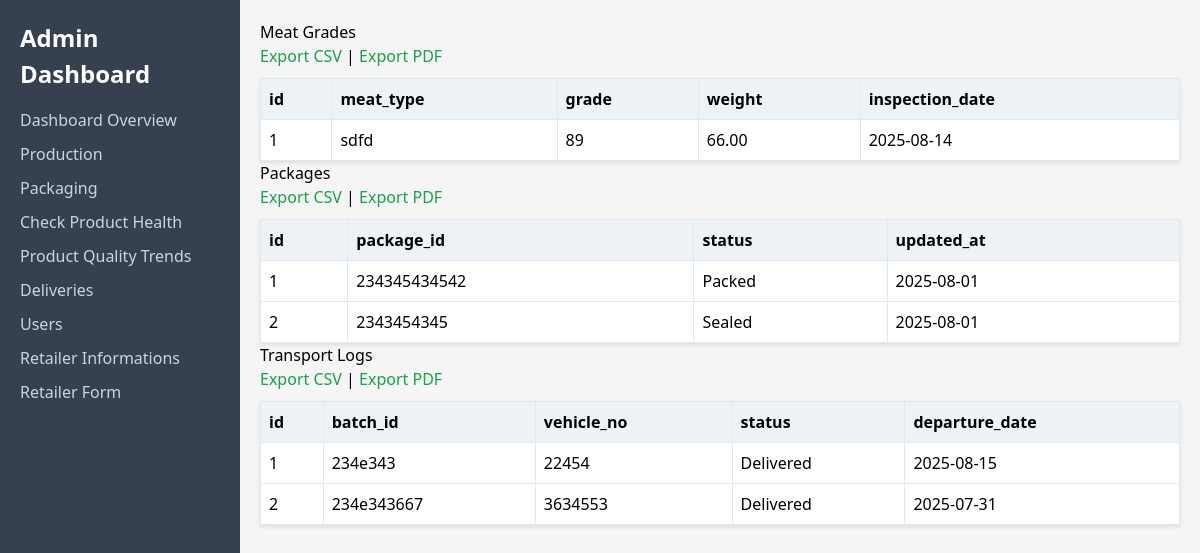
Page /dashboard.php on the committed database.
### tables this page shows
CREATE TABLE `meat_grades` (
  `id` int(11) NOT NULL,
  `meat_type` varchar(100) NOT NULL,
  `grade` varchar(50) NOT NULL,
  `weight` decimal(10,2) NOT NULL,
  `inspection_date` date NOT NULL
);

CREATE TABLE `packages` (
  `id` int(11) NOT NULL,
  `package_id` varchar(100) NOT NULL,
  `status` varchar(50) NOT NULL,
  `updated_at` date NOT NULL
);

CREATE TABLE `transport_logs` (
  `id` int(11) NOT NULL,
  `batch_id` varchar(100) NOT NULL,
  `vehicle_no` varchar(50) NOT NULL,
  `status` varchar(50) NOT NULL,
  `departure_date` date NOT NULL
);

### dashboard.php (the view, shortened to what this page needs)
<?php
include('config.php');
function fetchData($conn, $table) {
    $result = mysqli_query($conn, "SELECT * FROM $table");
    return mysqli_fetch_all($result, MYSQLI_ASSOC);
}
$meat_grades = fetchData($conn, 'meat_grades');
$packages = fetchData($conn, 'packages');
$transport_logs = fetchData($conn, 'transport_logs');
?>
<!DOCTYPE html>
<html lang="en">
<head>
  <script src="https://cdn.tailwindcss.com"></script>
</head>
<body>
  <div class="sidebar">
    <h1>Admin Dashboard</h1>
    <a href="frontend/admindash.html">Dashboard Overview</a>
    <a href="frontend/production.html">Production</a>
    <a href="frontend/packaging.php">Packaging</a>
    <a href="frontend/health.html">Check Product Health</a>
    <a href="frontend/quality.php">Product Quality Trends</a>
    <a href="frontend/delivery.php">Deliveries</a>
    <a href="frontend/people.html">Users</a>
    <a href="index.php">Retailer Informations</a>
    <a href="adduser.php">Retailer Form</a>
  </div>
  <div class="content">
    <h2>Meat Grades</h2>
    <a href="export.php?table=meat_grades&type=csv" class="text-green-600 hover:underline">Export CSV</a> |
    <a href="export.php?table=meat_grades&type=pdf" class="text-green-600 hover:underline">Export PDF</a>
    <table>
      <thead><tr><?php foreach(array_keys($meat_grades[0] ?? []) as $col) echo "<th>$col</th>"; ?></tr></thead>
      <tbody><?php foreach($meat_grades as $row) { echo "<tr>"; foreach($row as $cell) echo "<td>$cell</td>"; echo "</tr>"; } ?></tbody>
    </table>
    <h2>Packages</h2>
    <a href="export.php?table=packages&type=csv" class="text-green-600 hover:underline">Export CSV</a> |
    <a href="export.php?table=packages&type=pdf" class="text-green-600 hover:underline">Export PDF</a>
    <table>
      <thead><tr><?php foreach(array_keys($packages[0] ?? []) as $col) echo "<th>$col</th>"; ?></tr></thead>
      <tbody><?php foreach($packages as $row) { echo "<tr>"; foreach($row as $cell) echo "<td>$cell</td>"; echo "</tr>"; } ?></tbody>
    </table>
    <h2>Transport Logs</h2>
    <a href="export.php?table=transport_logs&type=csv" class="text-green-600 hover:underline">Export CSV</a> |
    <a href="export.php?table=transport_logs&type=pdf" class="text-green-600 hover:underline">Export PDF</a>
    <table>
      <thead><tr><?php foreach(array_keys($transport_logs[0] ?? []) as $col) echo "<th>$col</th>"; ?></tr></thead>
      <tbody><?php foreach($transport_logs as $row) { echo "<tr>"; foreach($row as $cell) echo "<td>$cell</td>"; echo "</tr>"; } ?></tbody>
    </table>
  </div>
</body>
</html>

### dashboard.php (style rules this page uses)
body { margin: 0; padding: 0; display: flex; min-height: 100vh; background-image: url('assets/meat1.jpg'); background-size: cover; background-position: center; background-attachment: fixed; position: relative; }
body::before { content: ""; position: absolute; top: 0; left: 0; width: 100%; height: 100%; background-color: rgba(0,0,0,0.4); z-index: 0; }
.sidebar { width: 240px; background-color: rgba(45, 55, 72, 0.9); color: white; padding: 20px; flex-shrink: 0; position: relative; z-index: 1; }
.sidebar h1 { font-size: 1.5rem; margin-bottom: 1rem; font-weight: bold; }
.sidebar a { display: block; margin: 10px 0; color: #cbd5e0; text-decoration: none; font-size: 1rem; }
.content { flex-grow: 1; padding: 20px; position: relative; z-index: 1; background-color: rgba(255,255,255,0.9); overflow-x: auto; }
table { width: 100%; margin-top: 10px; border-collapse: collapse; background-color: white; box-shadow: 0 2px 4px rgba(0,0,0,0.1); }
th, td { border: 1px solid #e2e8f0; padding: 8px; text-align: left; }
th { background-color: #edf2f7; font-weight: bold; }
h2 { margin-top: 20px; font-size: 1.5rem; font-weight: bold; }

### rows in the picture
meat_grades: id "1", meat_type "sdfd", grade "89", weight "66.00", inspection_date "2025-08-14"
packages: id "1", package "234345434542", status "Packed", updated_at "2025-08-01"
packages: id "2", package "2343454345", status "Sealed", updated_at "2025-08-01"
transport_logs: id "1", batch "234e343", vehicle_no "22454", status "Delivered", departure_date "2025-08-15"
transport_logs: id "2", batch "234e343667", vehicle_no "3634553", status "Delivered", departure_date "2025-07-31"

### other values in the picture
$col "id"
$col "meat_type"
$col "grade"
$col "weight"
$col "inspection_date"
$col "package_id"
$col "status"
$col "updated_at"
$col "batch_id"
$col "vehicle_no"
$col "departure_date"
